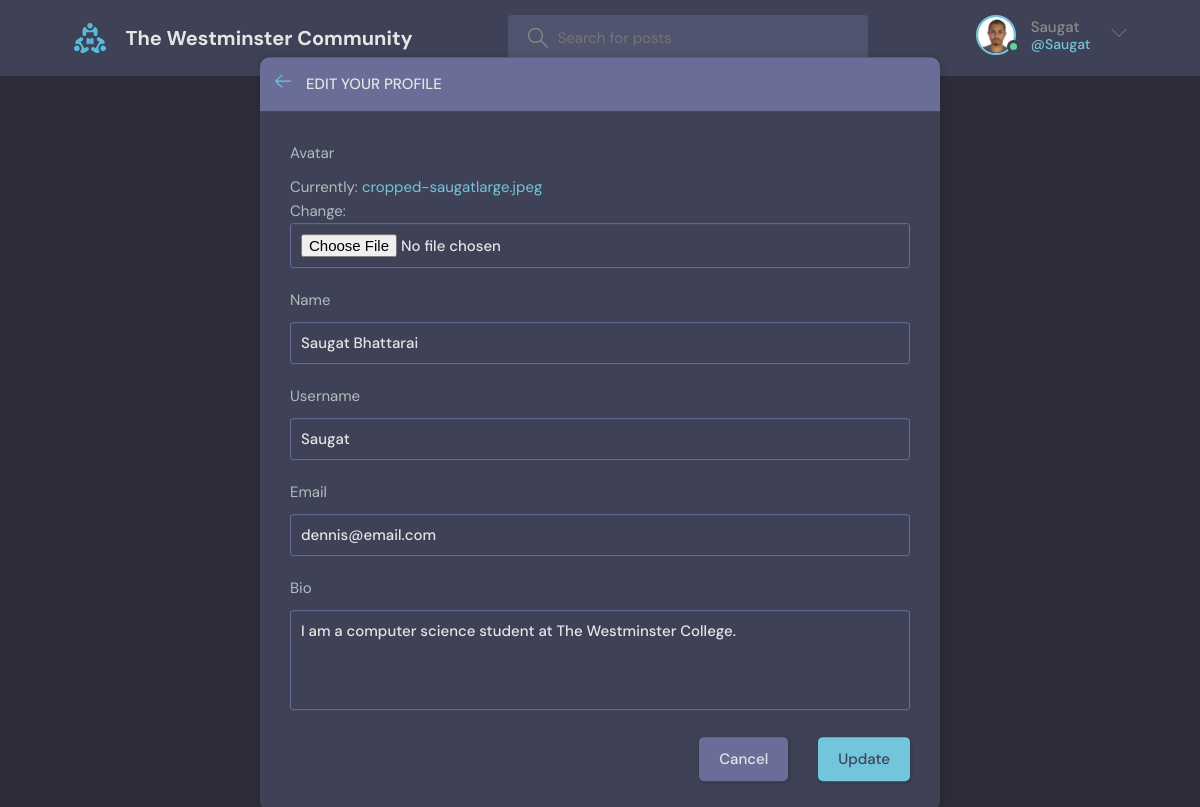
The page /update-user/ (signed in) on the database its author committed.
### base/models.py (models this page shows)
class User(AbstractUser):
    name = models.CharField(max_length=200, null=True)
    email = models.EmailField(unique=True, null=True)
    bio = models.TextField(null=True)
    avatar = models.ImageField(null=True, default="avatar.svg")
    USERNAME_FIELD = 'email'
    REQUIRED_FIELDS = []

### base/views.py (the view)
# urls.py: path('update-user/', views.updateUser, name="update-user"),
@login_required(login_url='login')
def updateUser(request):
    user = request.user
    form = UserForm(instance=user)
    if request.method == 'POST':
        form = UserForm(request.POST, request.FILES, instance=user)
        if form.is_valid():
            form.save()
            return redirect('user-profile', pk=user.id)
    return render(request, 'base/update-user.html', {'form': form})

### base/forms.py
class UserForm(ModelForm):
    class Meta:
        model = User
        fields = ['avatar', 'name', 'username', 'email', 'bio']

### base/templates/base/update-user.html (shortened to what this page needs)
{% extends 'main.html' %}
{% block content %}
<main class="update-account layout">
  <div class="container">
    <div class="layout__box">
      <div class="layout__boxHeader">
        <div class="layout__boxTitle">
          <a href="{% url 'home' %}">
            <svg version="1.1" xmlns="http://www.w3.org/2000/svg" width="32" height="32" viewBox="0 0 32 32">
              <title>arrow-left</title>
              <path
                d="M13.723 2.286l-13.723 13.714 13.719 13.714 1.616-1.611-10.96-10.96h27.625v-2.286h-27.625l10.965-10.965-1.616-1.607z">
              </path>
            </svg>
          </a>
          <h3>Edit your profile</h3>
        </div>
      </div>
      <div class="layout__body">
        <form class="form" action="" method="POST" enctype="multipart/form-data">
          {% for field in form %}
          <div class="form__group">
            <label for="profile_pic">{{field.label}}</label>
            {{field}}
          </div>
          {% endfor %}
          <div class="form__action">
            <a class="btn btn--dark" href="index.html">Cancel</a>
            <button class="btn btn--main" type="submit">Update</button>
          </div>
        </form>
      </div>
    </div>
  </div>
</main>
{% endblock content %}

### templates/navbar.html (shortened to what this page needs)
{% load static %}
<header class="header header--loggedIn">
    <div class="container">
        <a href="{% url 'home' %}" class="header__logo">
            <img src="{% static 'images/logo.svg' %}" />
            <h1>The Westminster Community</h1>
        </a>
        <form class="header__search" method="GET" action="{% url 'home' %}">
            <label>
                <input name="q" placeholder="Search for posts" />
            </label>
        </form>
        <nav class="header__menu">
            {% if request.user.is_authenticated %}
            <div class="header__user">
                <a href="{% url 'update-user' %}">
                    <div class="avatar avatar--medium active">
                        <img src="{{request.user.avatar.url}}" />
                    </div>
                    <p>{{request.user.username}} <span>@{{request.user.username}}</span></p>
                </a>
                <button class="dropdown-button">
                    <svg version="1.1" xmlns="http://www.w3.org/2000/svg" width="32" height="32" viewBox="0 0 32 32">
                        <title>chevron-down</title>
                        <path d="M16 21l-13-13h-3l16 16 16-16h-3l-13 13z"></path>
                    </svg>
                </button>
            </div>
            {% else %}
            <a href="{% url 'login' %}">
                <img src="{% static 'images/avatar.svg' %}" />
                <p>Login</p>
            </a>
            {% endif %}
        </nav>
    </div>
</header>

### rows shown on the page
User: user.avatar (picture), user.username "Saugat", form "Saugat Bhattarai" "Saugat" "dennis@email.com" "I am a computer science student at The Westminster College."

### other values the page prints
{{ field.label }} "Avatar" "Name" "Username" "Email" "Bio"
